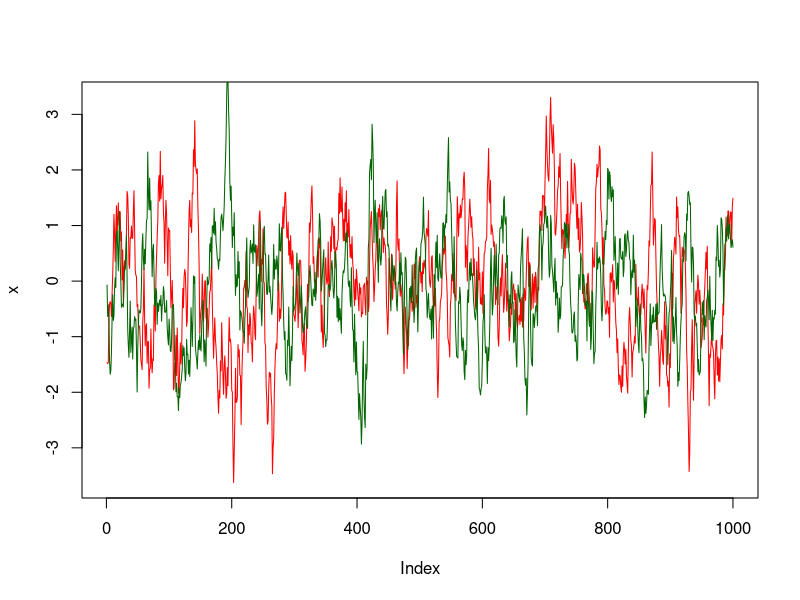

The R source for this figure:
## ---- chunk 1

# generate storage variables
nits <- 1000
x <- rep(NA, nits)
y <- rep(NA, nits)
x[1] <- rnorm(1)
y[1] <- rnorm(1)
a <- 0.9

# simulate chains
for (i in 2:nits) {
    x[i] <- a * x[i-1] + sqrt(1-a^2) * rnorm(1)
    y[i] <- a * y[i-1] + sqrt(1-a^2) * rnorm(1)
}

# plot results
plot(x, type = 'l', col = "red")
lines(y, col = "darkgreen")
